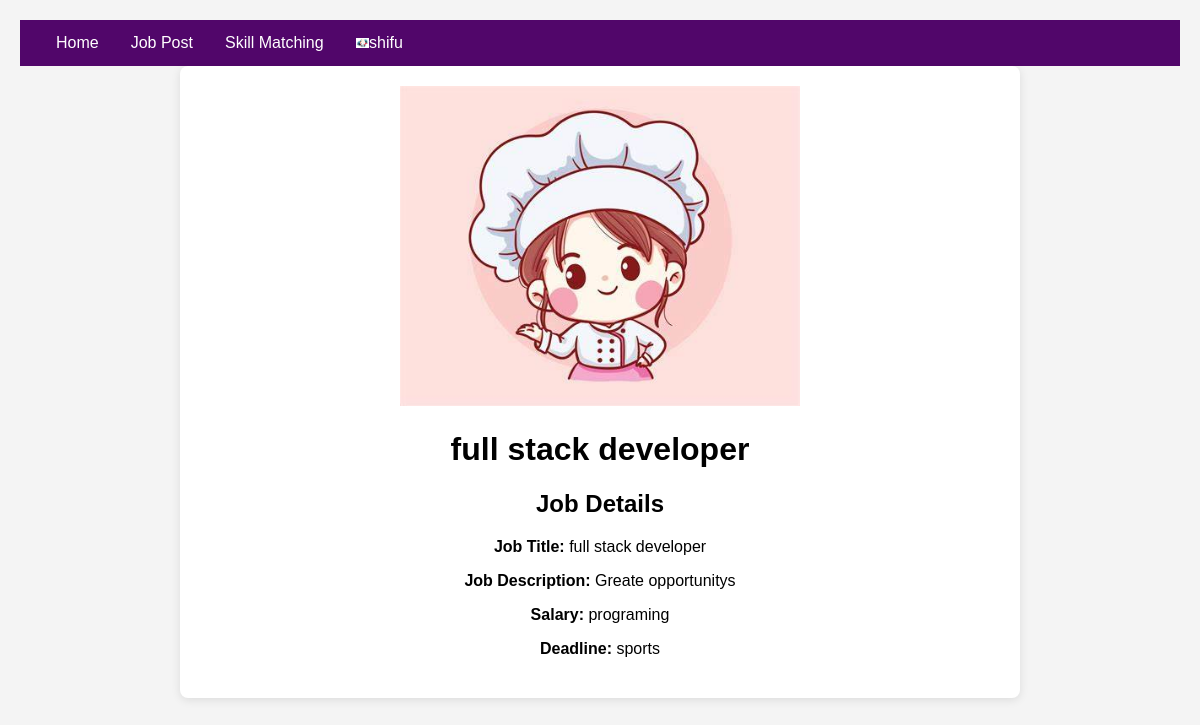
Screenshot of /mainprofile/1 (signed in) with the database file from the repository.
### myapp/models.py (models this page shows, shortened)
class Custom_user(AbstractUser):
    USER=[
        ('recruiters','Recruiters'),
        ('jobseeker','Jobseeker')
    ]
    user_type=models.CharField(choices=USER,max_length=100,null=True)
    Display_name=models.CharField(max_length=100,null=True)

class jobseekerProfileModel(models.Model):
    skills=[
        ('programing', 'Programing'),
        ('graphics_design', 'Graphics Design'),
        ('resarch', 'Resarch'),
    ]
    user=models.OneToOneField(Custom_user,on_delete=models.CASCADE,related_name='viewersProfile', null=True)
    Skills = models.CharField(choices=skills,max_length=255, null=True)
    Image=models.ImageField(upload_to='Media/Blog_Pic',null=True)

class JobModel(models.Model):
    JOB_TYPE_CHOICES = [
        ('fulltime', 'Full-time'),
        ('parttime', 'Part-time'),
    ]
    skills=[
        ('programing', 'Programing'),
        ('graphics_design', 'Graphics Design'),
        ('resarch', 'Resarch'),
    ]
    user = models.ForeignKey(Custom_user, on_delete=models.CASCADE)
    job_title = models.CharField(max_length=255, null=True)
    Number_of_opening = models.PositiveIntegerField(null=True)
    Category = models.CharField(choices=JOB_TYPE_CHOICES,max_length=255, null=True)
    Job_Description = models.TextField(max_length=255, null=True)
    Skills = models.CharField(choices=skills,max_length=255, null=True)
    company_logo=models.ImageField(upload_to='Media/Blog_Pic',null=True)

### myproject/views.py (the view)
# urls.py: path('mainprofile/<int:id>', mainprofile, name='mainprofile'),
def mainprofile(req,id):
    current_user=req.user
    Job=JobModel.objects.filter(id=id)
    text={
        'Job':Job,
    }
    return render(req,'mainprofile.html',text)

### template/mainprofile.html (shortened to what this page needs)
{% extends 'base.html' %}
{% block body %}
<!DOCTYPE html>
<html lang="en">
<head>
</head>
<body>
    <div class="container">
        {% for i in Job %}
        <header class="profile-header">
            <img src="/{{ i.company_logo }}" alt="Company Logo" class="company-logo">
            <h1>{{ i.job_title }}</h1>
        </header>
        <section class="job-details">
            <h1>Job Details</h1>
            <p><strong>Job Title:</strong> {{ i.job_title }}</p>
            <p><strong>Job Description:</strong> {{ i.Job_Description }}</p>
            <p><strong>Salary:</strong> {{ i.Skills }}</p>
            <p><strong>Deadline:</strong> {{ i.Category }}</p>
        </section>
        {% endfor %}
    </div>
</body>
</html>
{% endblock body %}

### template/base.html (shortened to what this page needs)
<!DOCTYPE html>
<html>
<head>
</head>
<body>
<ul>
    <li><a class="active" href="{% url 'home' %}">Home</a></li>
    <li><a class="active" href="{% url 'jobfeed' %}">Job Post</a></li>
    {% if user.user_type == 'jobseeker' %}
    <li><a href="{% url 'skillmatching' %}">Skill Matching</a></li>
    <li class="dropdown">
      <a  href="javascript:void(0)"  class="dropbtn"><img height="10px" src="/{{ user.viewersProfile.Image }}" alt="Company Logo">{{ user.username }}</a>
    </li>
    {% endif %}
</ul>
{% block body %}
{% endblock body %}
</body>
</html>

### template/base.html (style rules this page uses)
body { background-color:white; }
ul { list-style-type: none; margin: 0; padding: 0; overflow: hidden; background-color: #51066a; }
li { float: left; }
li a, .dropbtn { display: inline-block; color: white; text-align: center; padding: 14px 16px; text-decoration: none; }
li.dropdown { display: inline-block; }

### template/mainprofile.html (style rules this page uses)
body { font-family: Arial, sans-serif; background-color: #f4f4f4; margin: 0; padding: 20px; }
.container { background: #ffffff; border-radius: 8px; box-shadow: 0 2px 10px rgba(0, 0, 0, 0.1); padding: 20px; max-width: 800px; margin: auto; text-align: center; }
.profile-header { text-align: center; }
.company-logo { width: 400px; }
h1 { color: #333; }
section { margin: 20px 0; }
h1 { color: #000000; }
ul { list-style-type: square; padding-left: 20px; }
li { list-style: none; }

### rows the page displays
Custom_user: viewersProfile.Image (picture), username "shifu"
JobModel: company_logo (picture), job_title "full stack developer", Job_Description "Greate opportunitys", Skills "programing", Category "sports"
